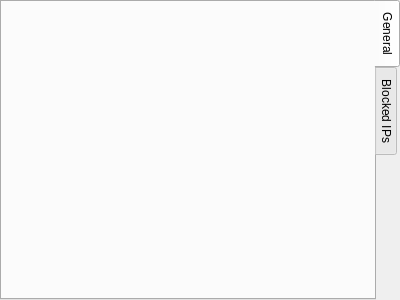
<?xml version="1.0" encoding="UTF-8"?>
<ui version="4.0">
 <class>RemoteExecutionLogWidget</class>
 <widget class="QWidget" name="RemoteExecutionLogWidget">
  <property name="geometry">
   <rect>
    <x>0</x>
    <y>0</y>
    <width>400</width>
    <height>300</height>
   </rect>
  </property>
  <layout class="QVBoxLayout" name="verticalLayout">
   <property name="leftMargin">
    <number>0</number>
   </property>
   <property name="topMargin">
    <number>0</number>
   </property>
   <property name="rightMargin">
    <number>0</number>
   </property>
   <property name="bottomMargin">
    <number>0</number>
   </property>
   <item>
    <widget class="QTabWidget" name="tabConsole">
     <property name="tabPosition">
      <enum>QTabWidget::TabPosition::East</enum>
     </property>
     <property name="currentIndex">
      <number>0</number>
     </property>
     <widget class="QWidget" name="tabGeneral">
      <attribute name="title">
       <string>General</string>
      </attribute>
      <layout class="QVBoxLayout" name="tabGeneralLayout"/>
     </widget>
     <widget class="QWidget" name="tabBan">
      <attribute name="title">
       <string>Blocked IPs</string>
      </attribute>
      <layout class="QVBoxLayout" name="tabBanLayout"/>
     </widget>
    </widget>
   </item>
  </layout>
 </widget>
 <resources/>
 <connections/>
</ui>
